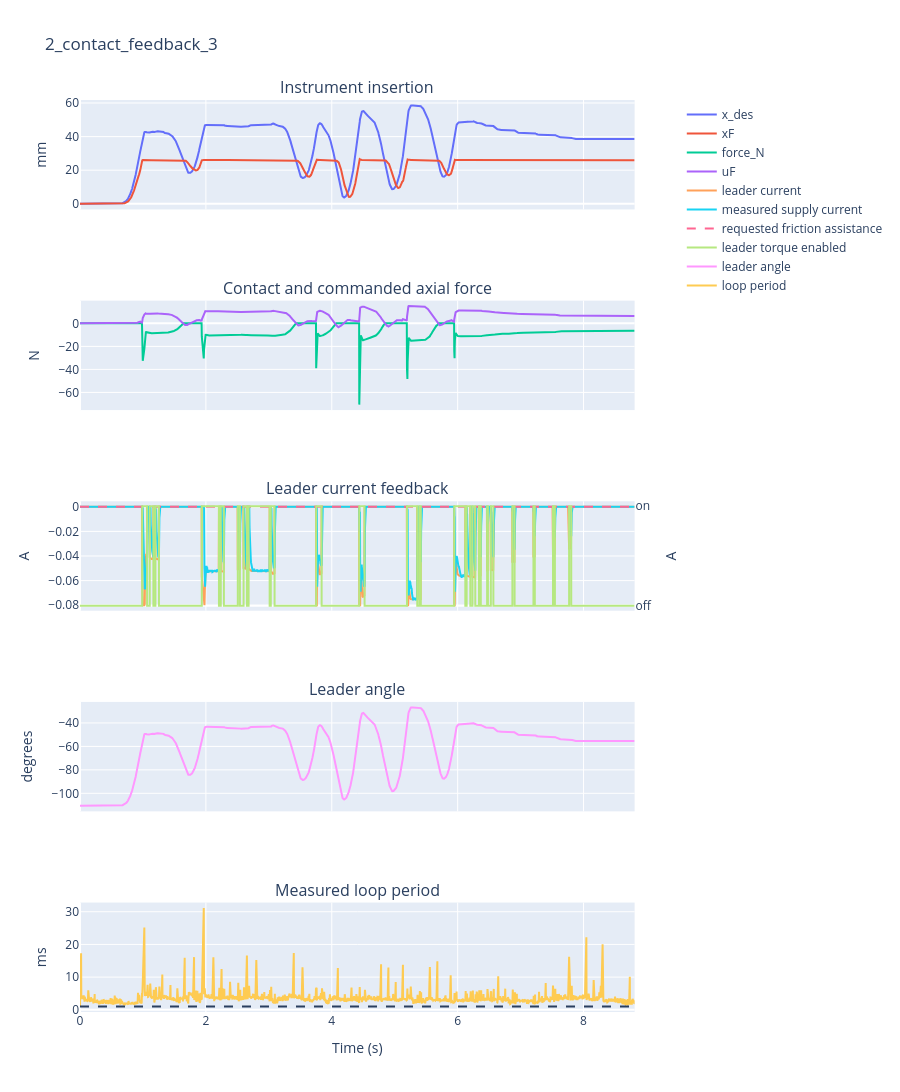

Notebook source saved alongside this figure:
### Markdown cell above
## $u_L=\beta\min(F_{\mathrm{contact}},0)$

Feel compression and release on withdrawal. The follower controller is provided.

**Change:** `beta`: 0.005 → 0.01 → 0.02. Then `tissue`: `"bone"` → `"liver"`, with gains unchanged.

### Code cell
T = 0.001
beta, tissue = 0.005, "bone"
q0 = None
gate = dxl.ContactGate()  # provided contact/release scaffold
with lab.run("2_contact_feedback", leader="contact", tissue=tissue, dt=T) as run:
    while run.active:
        L, F = run.read()
        if q0 is None:
            q0 = L.q
        xdes = max(-0.02, min(0.06, 0.04*(L.q-q0)))
        uF = 500*(xdes - F.x) - 10*F.xdot  # provided follower controller
        uL = beta * min(F.force, 0)
        run.write(leader=uL, follower=uF, target=xdes, leader_enabled=gate(L.v, F.force))
        run.wait()

### Figure 1 — Plotly figure (JSON) as saved in the notebook; plotly's stock layout.template omitted (floating-point values rounded to 4 significant figures; data arrays with more than 128 entries replaced by an {"elided": "..."} marker saying what was removed)
{"data": [{"name": "x_des", "type": "scatter", "x": {"elided": "2716 float values"}, "xaxis": "x", "y": {"elided": "2716 float values"}, "yaxis": "y"}, {"name": "xF", "type": "scatter", "x": {"elided": "2716 float values"}, "xaxis": "x", "y": {"elided": "2716 float values"}, "yaxis": "y"}, {"name": "force_N", "type": "scatter", "x": {"elided": "2716 float values"}, "xaxis": "x2", "y": {"elided": "2716 float values"}, "yaxis": "y2"}, {"name": "uF", "type": "scatter", "x": {"elided": "2716 float values"}, "xaxis": "x2", "y": {"elided": "2716 float values"}, "yaxis": "y2"}, {"name": "leader current", "type": "scatter", "x": {"elided": "2716 float values"}, "xaxis": "x3", "y": {"elided": "2716 float values"}, "yaxis": "y3"}, {"name": "measured supply current", "type": "scatter", "x": {"elided": "2716 float values"}, "xaxis": "x3", "y": {"elided": "2716 float values"}, "yaxis": "y3"}, {"line": {"dash": "dash"}, "name": "requested friction assistance", "type": "scatter", "x": {"elided": "2716 float values"}, "xaxis": "x3", "y": {"elided": "2716 int values"}, "yaxis": "y3"}, {"line": {"shape": "hv"}, "name": "leader torque enabled", "type": "scatter", "x": {"elided": "2716 float values"}, "xaxis": "x3", "y": {"elided": "2716 int values"}, "yaxis": "y4"}, {"name": "leader angle", "type": "scatter", "x": {"elided": "2716 float values"}, "xaxis": "x4", "y": {"elided": "2716 float values"}, "yaxis": "y5"}, {"name": "loop period", "type": "scatter", "x": {"elided": "2716 float values"}, "xaxis": "x5", "y": {"elided": "2716 float values"}, "yaxis": "y6"}], "layout": {"annotations": [{"font": {"size": 16}, "showarrow": false, "text": "Instrument insertion", "x": 0.47, "xanchor": "center", "xref": "paper", "y": 1, "yanchor": "bottom", "yref": "paper"}, {"font": {"size": 16}, "showarrow": false, "text": "Contact and commanded axial force", "x": 0.47, "xanchor": "center", "xref": "paper", "y": 0.78, "yanchor": "bottom", "yref": "paper"}, {"font": {"size": 16}, "showarrow": false, "text": "Leader current feedback", "x": 0.47, "xanchor": "center", "xref": "paper", "y": 0.56, "yanchor": "bottom", "yref": "paper"}, {"font": {"size": 16}, "showarrow": false, "text": "Leader angle", "x": 0.47, "xanchor": "center", "xref": "paper", "y": 0.34, "yanchor": "bottom", "yref": "paper"}, {"font": {"size": 16}, "showarrow": false, "text": "Measured loop period", "x": 0.47, "xanchor": "center", "xref": "paper", "y": 0.12, "yanchor": "bottom", "yref": "paper"}], "height": 1250, "shapes": [{"line": {"dash": "dash"}, "type": "line", "x0": 0, "x1": 1, "xref": "x5 domain", "y0": 1, "y1": 1, "yref": "y6"}], "title": {"text": "2_contact_feedback_3"}, "xaxis": {"anchor": "y", "domain": [0, 0.94], "matches": "x5", "showticklabels": false}, "xaxis2": {"anchor": "y2", "domain": [0, 0.94], "matches": "x5", "showticklabels": false}, "xaxis3": {"anchor": "y3", "domain": [0, 0.94], "matches": "x5", "showticklabels": false}, "xaxis4": {"anchor": "y5", "domain": [0, 0.94], "matches": "x5", "showticklabels": false}, "xaxis5": {"anchor": "y6", "domain": [0, 0.94], "title": {"text": "Time (s)"}}, "yaxis": {"anchor": "x", "domain": [0.88, 1], "title": {"text": "mm"}}, "yaxis2": {"anchor": "x2", "domain": [0.66, 0.78], "title": {"text": "N"}}, "yaxis3": {"anchor": "x3", "domain": [0.44, 0.56], "title": {"text": "A"}}, "yaxis4": {"anchor": "x3", "overlaying": "y3", "range": [-0.05, 1.05], "side": "right", "ticktext": ["off", "on"], "tickvals": [0, 1], "title": {"text": "A"}}, "yaxis5": {"anchor": "x4", "domain": [0.22, 0.34], "title": {"text": "degrees"}}, "yaxis6": {"anchor": "x5", "domain": [0, 0.12], "title": {"text": "ms"}}}}
